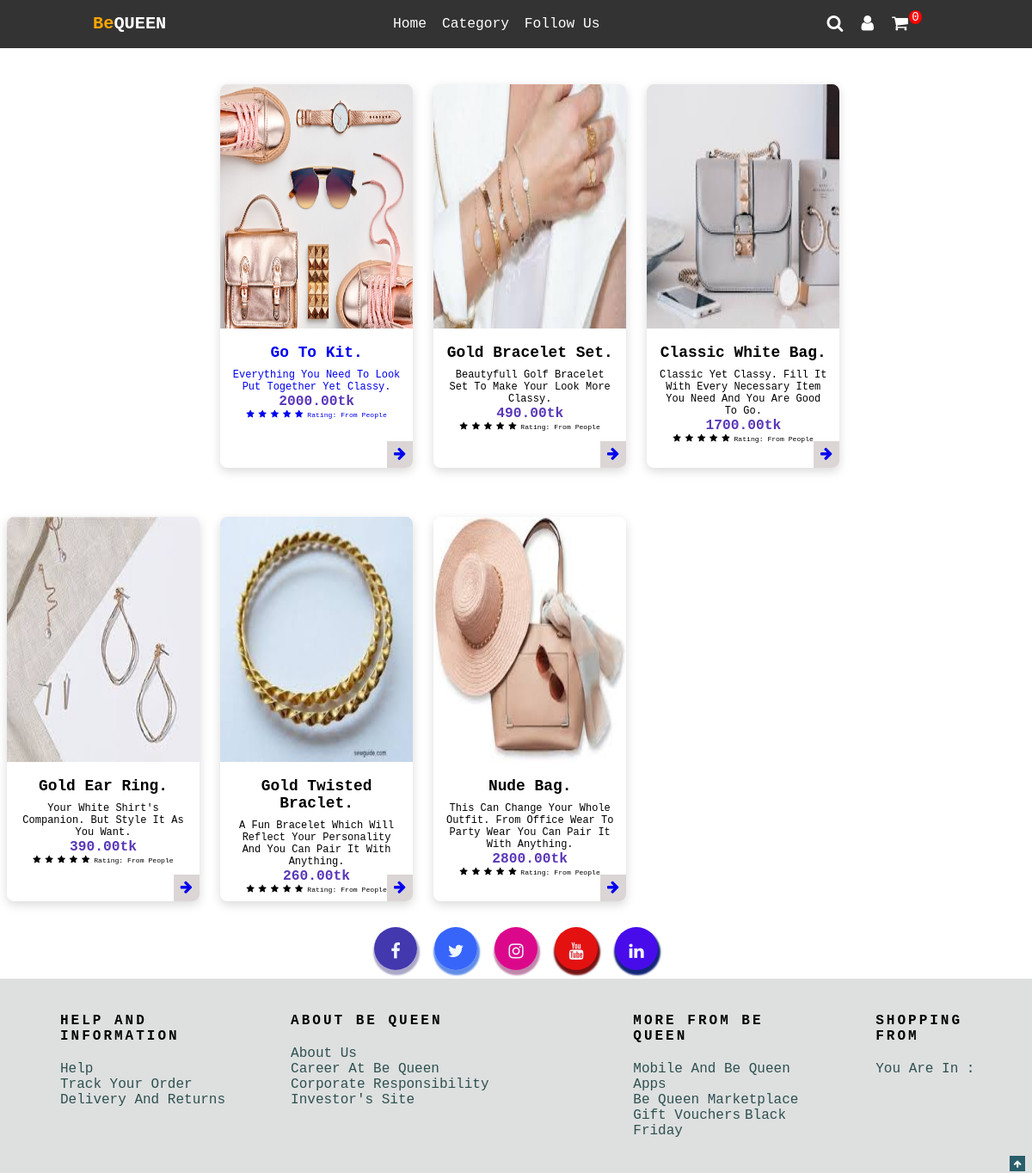
The page /accesories on the database its author committed.
### main/models.py (models this page shows, shortened)
class Access(models.Model):
    image = models.ImageField(null=True, blank=False)
    title = models.CharField(max_length=100, null=True)
    sub_title = models.CharField(max_length=300, null=True)
    price = models.FloatField(null=True)

### main/views.py (the view)
# urls.py: path("accesories", views.accesories, name="accesories"),
def accesories(request):
    product = Access.objects.all()
    data = cartData(request)
    cartItems = data['cartItems']
    order = data['order']
    items = data['items']
    context={'product': product,'cartItems':cartItems,'order':order,'items':items}
    return render(request, 'accesories.html',context)

### main/utils.py (called while the page is built, shortened)
def cookieCart(request):
    try:
        cart = json.loads(request.COOKIES['cart'])
    except:
        cart = {}
    print('cart:', cart)
    items = []
    order = {'get_cart_total':0, 'get_cart_items':0, 'shipping':False}
    cartItems = order['get_cart_items']
    return{'cartItems':cartItems, 'order':order, 'items':items}

def cartData(request):
    if request.user.is_authenticated:
        customer = request.user.customer
        order, created = Order.objects.get_or_create(customer=customer, complete=False)
        items = order.orderitem_set.all()
        cartItems = order.get_cart_items
    else:
        cookieData = cookieCart(request)
        cartItems = cookieData['cartItems']
        order = cookieData['order']
        items = cookieData['items']
    return {'cartItems':cartItems, 'order':order, 'items':items}

### templates/accesories.html (shortened to what this page needs)
{% include 'navbar.html' %}
{% include 'index.html' %}
{% load static %}
{% block content %}
<section style="padding: 12rem 0 2.5rem;">
    <div class="cloth_container container grid">
        {% for object in product %}
        <div class="cloth_card">
            <div class="cloth_header">
                <img src="{{object.image.url}}" alt="" class="cloth_img">
                <div class="cloth_data">
                    <h3 class="cloth_title">{{object.title}}</h3><br>
                    <span class="cloth_subtitle">{{object.sub_title}}</span><br>
                    <span class="cloth_price">{{object.price|floatformat:2}}tk</span><br>
                    <div class="wrap">
                        <i class="fa fa-star {% if review_avg.avg  > 1 %}--o checked {% endif %}"></i>
                        <i class="fa fa-star {% if review_avg.avg  > 2 %}--o checked {% endif %}"></i>
                        <i class="fa fa-star {% if review_avg.avg  > 3 %}--o checked {% endif %}"></i>
                        <i class="fa fa-star {% if review_avg.avg  > 4 %}--o checked {% endif %}"></i>
                        <i class="fa fa-star {% if review_avg.avg  > 5 %}--o checked {% endif %}"></i>
                        <span class="cloth_rating-number">Rating:{{review_avg}} from {{review_count}} People</span>
                    </div>
                </div>
            </div>
            <a class="button button--flex cloth_button" href="{% url 'store' object.id %}">
                <i class="fa fa-arrow-right"></i>
            </a>
        </div>
        {% endfor %}
    </div>
    </section>
{% include 'footer.html' %}
{% endblock %}

### templates/navbar.html (shortened to what this page needs)
{% load static %}
<!doctype html>
<html lang="en">
<head>
   <link href="{% static 'css/home.css' %}" rel="stylesheet">
  </head>
<header>
    <a href="#" class="logo"><span>Be</span>Queen</a>
<nav class="navbar">
    <a href="{% url 'home' %}">home</a>
    <div style="display: contents;" class="menu">
    <a href="" class="cat">Category</a>
</div>
    <a href="#follow" id="fol">Follow us</a>
</nav>
<div class="icons">
    <i class="fa fa-search" id="search-btn"></i>
    <div style="display: contents;" class="user">
    <i class="fa fa-user cat" ></i>
    </div>
    <a href="{% url 'cart' %}">
    <i id="cart-icon" class="fa fa-shopping-cart" ></i>
    </a>
    <p id="cart-total">{{cartItems}}</p>
</div>
<form action="" class="search-bar-container">
    <input type="search" id="search-bar">
    <label for="search-bar" class="fa fa-search"></label>
</form>
</header>
<div class="register-form-container">
  <form action="">
    <p>Already have an account?<a href="#">Sign In</p>
  </form>
</div>
    </html>

### templates/index.html (shortened to what this page needs)
<!doctype html>
<html lang="en">
<head>
   <link rel="stylesheet" href="https://cdnjs.cloudflare.com/ajax/libs/font-awesome/4.7.0/css/font-awesome.min.css">
</head>
</html>

### templates/footer.html (shortened to what this page needs)
{% load static %}
{% block content %}
<!doctype html>
<html lang="en">
  <head>
    <link href="{% static 'css/home.css' %}" rel="stylesheet">
  </head>
  <div class="centerdiv" id="follow">
    <a style="background-color: #1d109ed4; box-shadow:1px 4px 2px 2px #aba8c7;" href="">
      <i class="fa fa-2x fa-facebook"></i>
    </a>
    <a style="background-color: #0f46f9d4; box-shadow:1px 4px 2px 2px #618de8;" href="">
      <i class="fa fa-2x fa-twitter"></i>
    </a>
    <a style="background-color: #dc088c; box-shadow:1px 4px 2px 2px #c186ab;" href="">
      <i class="fa fa-2x fa-instagram"></i>
    </a>
    <a style="background-color: #e41111; box-shadow:1px 4px 2px 2px #771313;" href="">
      <i class="fa fa-2x fa-youtube"></i>
    </a>
    <a style="background-color: #480cea; box-shadow:1px 4px 2px 2px #132677;" href="">
      <i class="fa fa-2x fa-linkedin"></i>
    </a>
  </div>
  <div style="background-color: rgb(222, 224, 224);">
    <div class="fot">
      <div style="margin-left: 30px;">
        <p style="">Help and Information</p>
        <a href="">Help</a><br>
        <a href="">Track your order</a><br>
        <a href="">Delivery and Returns</a>
      </div>
      <div style="margin-left: 50px;">
        <p style="">About Be Queen</p>
        <a href="">About us</a><br>
        <a href="">Career at Be Queen</a><br>
        <a href="">Corporate Responsibility</a>
        <a href="">Investor's Site</a>
      </div>
      <div style="margin-left: 70px;">
        <p style="">More from Be Queen</p>
        <a href="">Mobile and Be Queen Apps</a><br>
        <a href="">Be Queen Marketplace</a><br>
        <a href="">Gift Vouchers</a>
        <a href="">Black Friday</a>
      </div>
      <div style="margin-left: 70px;">
        <p style="">Shopping From</p>
        <a href="">You are in :</a><br>
      </div>
    </div>
  </div>
  <a href="#" class="scrollup show-scroll" id="scroll-up">
    <i class="fa fa-arrow-up scrollup-icon"></i>
  </a>
</html>
{% endblock %}

### static/css/home.css (style rules this page uses)
:root { --orange: #ffa500; --hue-color: 190; --mb-0-25: .25rem; --mb-1-25: 1.25rem; --mb-1: 1rem; --img-hidden: hidden; --img-scale: scale(1.1); --small-font-size: .813rem; --img-transition: .3s; --h3-font-size: 2.25rem; --first-color: hsl(190, 64%, 22%); --first-color-alt: hsl(190, 64%, 15%); --z-tooltip: 10; }
* { font-family: monospace; margin: 0; padding: 0; box-sizing: border-box; text-transform: capitalize; outline: none; border: none; text-decoration: none; transition: all .2s linear; }
html { font-size: 62.5%; scroll-padding-top:6rem ; scroll-behavior: smooth; }
section { padding: 4.5rem 0 2.5rem; }
.container { max-width: 968px; margin-left: var(--mb-1); margin-right: var(--mb-1); }
.grid { display: grid; gap: 7rem 3rem; }
img { max-width: 100%; height: auto; }
header { position: fixed; top: 0; left: 0; right: 0; background: #333; z-index: 1000; display: flex; align-items: center; justify-content: space-between; padding: 2rem 9%; }
header .logo { font-size: 2.5rem; font-weight: bolder; color: #fff; text-transform: uppercase; }
header .logo span { color: var(--orange); }
header .navbar a { color: #fff; font-size: 2rem; margin: 0 .8rem; }
header .icons i { font-size: 2.5rem; color: #fff; cursor: pointer; margin-right: 2rem; }
header #cart-total { display: inline-block; text-align: center; color:#fff; background-color: red; width: 15px; border-radius: 50%; font-size: 14px; position: relative; right: 20px; bottom: 10px; }
header .search-bar-container { position: absolute; top: 100%; left: 0; right: 0; padding: 1.5rem 2rem; background: #333; border-top: 1rem solid rgba(255, 255, 2555, .2); align-items: center; z-index: 1001; overflow: hidden; clip-path: polygon(0 0, 100% 0, 100% 0, 0 0); }
header .search-bar-container #search-bar { width: 95%; padding: 1rem; text-transform: none; color: #333; font-size: 1.7rem; border-radius: .5rem; }
header .search-bar-container label { color: #fff; cursor: pointer; font-size: 3rem; margin-left: 1.5rem; }
.register-form-container { position: fixed; top: -140%; left: 0; z-index: 10000; min-height: 100vh; width: 100%; background: rgba(0,0,0,.7); display: flex; align-items: center; justify-content: center; }
.register-form-container form { margin: 2rem; padding: 1.5rem 2rem; border-radius: .5rem; background: rgba(0,0,0,.7);; width: 50rem; border: 1px solid white; }
.register-form-container form p { padding: 5rem 0; font-size: 1.5rem; color: #666; }
.register-form-container form p a { color: var(--orange); }
.cloth_card, .cloth_img { height: 230px; }
.cloth_container { grid-template-columns: repeat(auto-fit, minmax(25rem,1fr)); }
.cloth_card { position: relative; overflow: var(--img-hidden); box-shadow: 0 0.5rem 1.5rem rgba(0, 0, 0, 0.15); height: 55rem; background-color: #fff; border-radius: 1rem; text-align: center; transition: all 300ms ease-in-out; }
.cloth_header { position: relative; background-color: #f6f2f1; height: 35rem; transition: all 300ms ease-in-out; z-index: 0; }
.cloth_header img { height: 100%; }
.cloth_data { padding: 2rem 1.6rem 1.6rem 1.6rem; }
.cloth_data .cloth_title, .cloth_subtitle { font-size: 2.2rem; }
.cloth_data .cloth_subtitle { font-size: small; font-weight: 1px; font-weight: inherit; }
.cloth_data .cloth_price { color: #5a38b8; font-size: 2rem; font-weight: bold; }
.cloth_button { position: absolute; right: 0; bottom: 0; padding: .75rem 1rem; background: #dbd6d5; font-size: 2rem; }
.scrollup { position: fixed; right: 1rem; bottom: 20%; background-color: var(--first-color); padding: .5rem; display: flex; opacity: .9; z-index: var(--z-tooltip); transition: .4s; }
.scrollup-icon { color: white; }
.show-scroll { bottom: .20rem; }
.centerdiv { display: flex; justify-content: center; align-items: center; }
.centerdiv a { height: 50px; width: 50px; border-radius: 50px; text-align: center; margin: 10px; line-height: 65px; }
.centerdiv a i { color: aliceblue; }
.fot { padding: 40px; display: flex; }
.fot p { letter-spacing: 3px; font-size: large; text-transform: uppercase; font-weight: bold; margin-bottom: 20px; }
.fot a { color: darkslategrey; font-size: large; padding-top: 10px; }

### rows shown on the page
Access: image (picture), title "Go To Kit.", sub_title "Everything You Need To Look Put Together Yet Classy.", price "2000.00"
Access: image (picture), title "Gold Bracelet Set.", sub_title "Beautyfull Golf Bracelet Set To Make Your Look More Classy.", price "490.00"
Access: image (picture), title "Classic White Bag.", sub_title "Classic Yet Classy. Fill It With Every Necessary Item You Need And You Are Good To Go.", price "1700.00"
Access: image (picture), title "Gold Ear Ring.", sub_title "Your White Shirt's Companion. But Style It As You Want.", price "390.00"
Access: image (picture), title "Gold Twisted Braclet.", sub_title "A Fun Bracelet Which Will Reflect Your Personality And You Can Pair It With Anything.", price "260.00"
Access: image (picture), title "Nude Bag.", sub_title "This Can Change Your Whole Outfit. From Office Wear To Party Wear You Can Pair It With Anything.", price "2800.00"

### other values the page prints
{{ cartItems }} "0"
